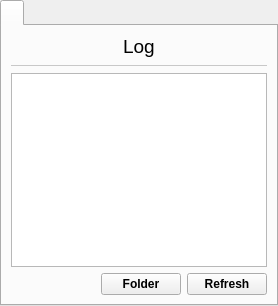
        <widget class="QWidget" name="tabSidebarLog">
         <attribute name="title">
          <string notr="true"/>
         </attribute>
         <layout class="QVBoxLayout" name="verticalLayout_4">
          <property name="leftMargin">
           <number>0</number>
          </property>
          <property name="topMargin">
           <number>0</number>
          </property>
          <property name="rightMargin">
           <number>0</number>
          </property>
          <property name="bottomMargin">
           <number>0</number>
          </property>
          <item>
           <widget class="QTabWidget" name="tabWidgetLog">
            <property name="iconSize">
             <size>
              <width>48</width>
              <height>48</height>
             </size>
            </property>
            <widget class="QWidget" name="tabLog">
             <attribute name="icon">
              <iconset resource="../screencast.qrc">
               <normaloff>:/pictures/log/log.png</normaloff>:/pictures/log/log.png</iconset>
             </attribute>
             <attribute name="title">
              <string notr="true"/>
             </attribute>
             <layout class="QVBoxLayout" name="verticalLayout_9">
              <item alignment="Qt::AlignHCenter">
               <widget class="QLabel" name="label">
                <property name="font">
                 <font>
                  <pointsize>14</pointsize>
                 </font>
                </property>
                <property name="text">
                 <string notr="true">Log</string>
                </property>
               </widget>
              </item>
              <item>
               <widget class="Line" name="line_8">
                <property name="styleSheet">
                 <string notr="true">color: rgb(200, 200, 200);</string>
                </property>
                <property name="frameShadow">
                 <enum>QFrame::Plain</enum>
                </property>
                <property name="orientation">
                 <enum>Qt::Horizontal</enum>
                </property>
               </widget>
              </item>
              <item>
               <widget class="QTextBrowser" name="textBrowser"/>
              </item>
              <item>
               <layout class="QHBoxLayout" name="horizontalLayout_12">
                <item>
                 <spacer name="horizontalSpacer_6">
                  <property name="orientation">
                   <enum>Qt::Horizontal</enum>
                  </property>
                  <property name="sizeHint" stdset="0">
                   <size>
                    <width>40</width>
                    <height>20</height>
                   </size>
                  </property>
                 </spacer>
                </item>
                <item>
                 <widget class="QPushButton" name="pushButton_log_openfolder">
                  <property name="font">
                   <font>
                    <bold>true</bold>
                   </font>
                  </property>
                  <property name="text">
                   <string>Folder</string>
                  </property>
                 </widget>
                </item>
                <item>
                 <widget class="QPushButton" name="pushButton_log_refresh">
                  <property name="font">
                   <font>
                    <bold>true</bold>
                   </font>
                  </property>
                  <property name="text">
                   <string notr="true">Refresh</string>
                  </property>
                 </widget>
                </item>
               </layout>
              </item>
             </layout>
            </widget>
           </widget>
          </item>
         </layout>
        </widget>
